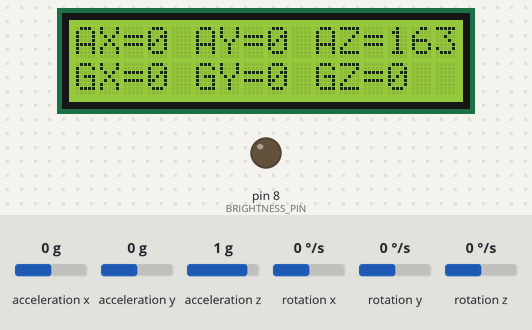
Simulated run of this sketch. Board: Arduino Uno, built with avr-gcc and run on an emulated ATmega328P. On the bench: 16×2 character LCD, output pins drawn as LEDs (lit = HIGH). Wiring (inferred from the names in the program): MPU-6050 motion sensor at I2C address 0x68. Inputs (shaded band) come from the test bench; at power-on: acceleration x 0 g, acceleration y 0 g, rotation x 0 °/s, rotation y 0 °/s, acceleration z 1 g, rotation z 0 °/s. What the sketch prints to the serial monitor is not drawn.

Above: at 1.2 s.
1.3 s: acceleration x set to -1.4 g
At 2.4 s:
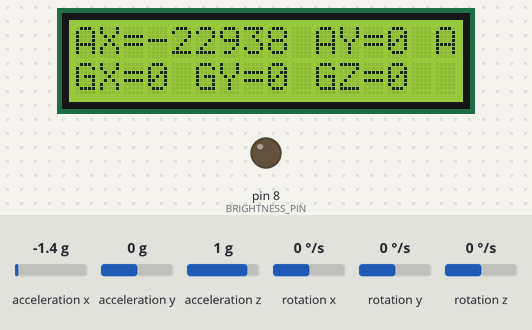
6.1 s: acceleration y set to 0.8 g
At 7.2 s:
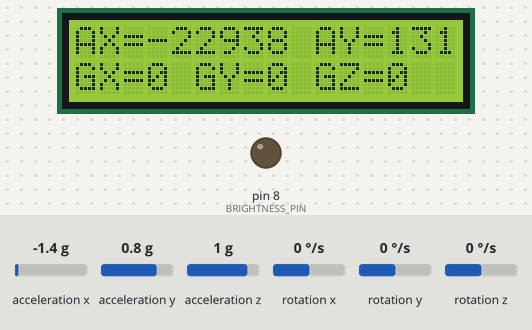
7.9 s: rotation x set to -192 °/s
At 8.5 s:
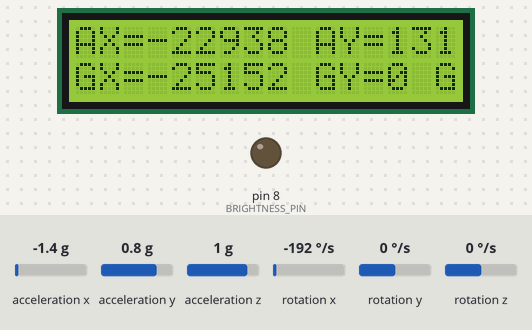
9.5 s: rotation y set to -192 °/s
At 10.8 s:
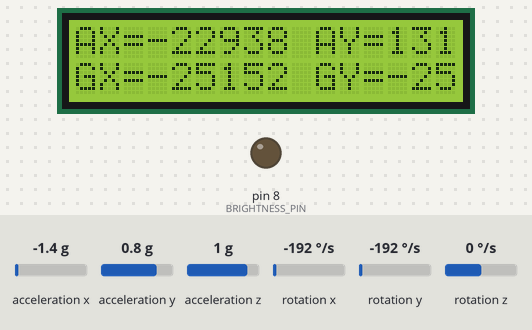
Timing chart, 0 to 12.4 s (numbered marks = the images above; inputs shaded):
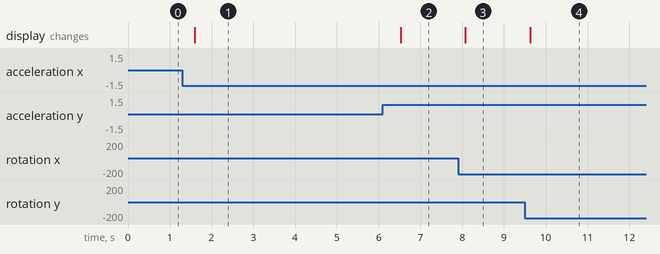

Measured:
- after the input at 1.3 s, the display: changes after 0.30 s (image 1)
- after the input at 6.1 s, the display: changes after 0.43 s (image 2)
- after the input at 7.9 s, the display: changes after 0.17 s (image 3)
- after the input at 9.5 s, the display: changes after 0.13 s (image 4)

The sketch:

Gyroscope_and_Accelerometer_sensor.ino
```cpp
#include <Wire.h>
#include <LiquidCrystal.h>
// LiquidCrystal(RS, E, D4, D5, D6, D7)
// RS, E, D4, D5, D6, D7 are the LCD pins.
LiquidCrystal lcd(2, 3, 4, 5, 6, 7);
int BRIGHTNESS_PIN = 8;

const int MPU_addr = 0x68; // I2C address of the MPU-6050
int16_t AcX, AcY, AcZ, Tmp, GyX, GyY, GyZ;
void setup()
{
    Wire.begin();
    Wire.beginTransmission(MPU_addr);
    Wire.write(0x6B); // PWR_MGMT_1 register
    Wire.write(0);    // set to zero (wakes up the MPU-6050)
    Wire.endTransmission(true);

    pinMode(BRIGHTNESS_PIN, OUTPUT);
    analogWrite(BRIGHTNESS_PIN, 100);

    lcd.begin(16, 2);
    lcd.clear();

    Serial.begin(9600);
}
void loop()
{
    Wire.beginTransmission(MPU_addr);
    Wire.write(0x3B); // starting with register 0x3B (ACCEL_XOUT_H)
    Wire.endTransmission(false);
    Wire.requestFrom(MPU_addr, 14, true); // request a total of 14 registers
    AcX = Wire.read() << 8 | Wire.read(); // 0x3B (ACCEL_XOUT_H) & 0x3C (ACCEL_XOUT_L)
    AcY = Wire.read() << 8 | Wire.read(); // 0x3D (ACCEL_YOUT_H) & 0x3E (ACCEL_YOUT_L)
    AcZ = Wire.read() << 8 | Wire.read(); // 0x3F (ACCEL_ZOUT_H) & 0x40 (ACCEL_ZOUT_L)
    Tmp = Wire.read() << 8 | Wire.read(); // 0x41 (TEMP_OUT_H) & 0x42 (TEMP_OUT_L)
    GyX = Wire.read() << 8 | Wire.read(); // 0x43 (GYRO_XOUT_H) & 0x44 (GYRO_XOUT_L)
    GyY = Wire.read() << 8 | Wire.read(); // 0x45 (GYRO_YOUT_H) & 0x46 (GYRO_YOUT_L)
    GyZ = Wire.read() << 8 | Wire.read(); // 0x47 (GYRO_ZOUT_H) & 0x48 (GYRO_ZOUT_L)
    Serial.print(" | AcX = ");
    Serial.println(AcX);
    Serial.print(" | AcY = ");
    Serial.println(AcY);
    Serial.print(" | AcZ = ");
    Serial.println(AcZ);
    Serial.print(" | Tmp = ");
    Serial.println(Tmp / 340.00 + 36.53); // equation for temperature in degrees C from datasheet
    Serial.print(" | GyX = ");
    Serial.println(GyX);
    Serial.print(" | GyY = ");
    Serial.println(GyY);
    Serial.print(" | GyZ = ");
    Serial.println(GyZ);
    Serial.println();

    lcd.clear();
    lcd.setCursor(0, 0);
    lcd.print("AX="+String(AcX)+" ");
    lcd.print("AY="+String(AcY)+" ");
    lcd.print("AZ="+String(AcZ)+" ");
    lcd.setCursor(0, 1);
    // lcd.print("Tmp = "+String(Tmp / 340.00 + 36.53)+" ");
    lcd.print("GX="+String(GyX)+" ");
    lcd.print("GY="+String(GyY)+" ");
    lcd.print("GZ="+String(GyZ)+" ");

    delay(333);
}
```
